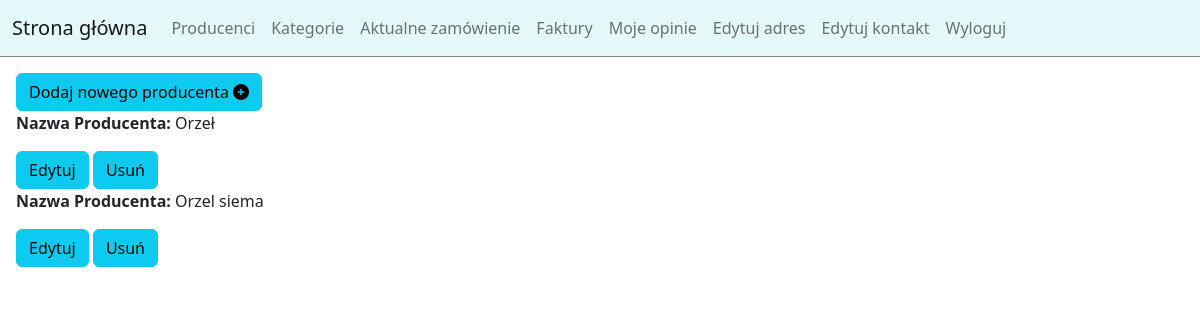
The page /produkty/lista-producentow/ (signed in) on the database as committed earlier.
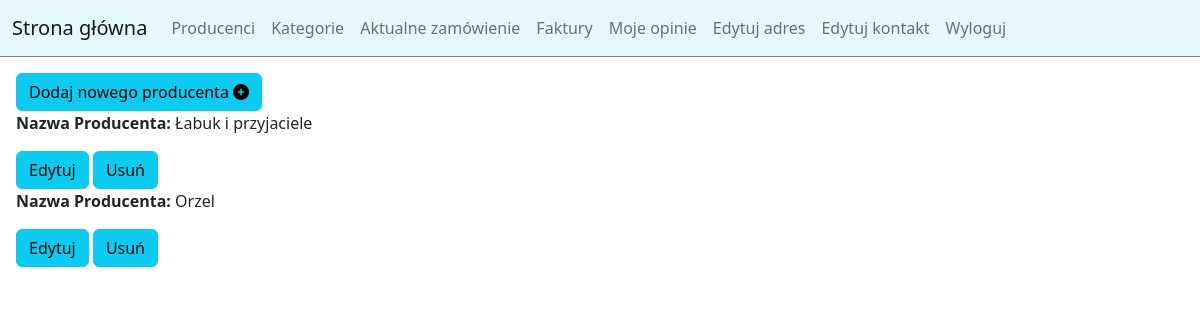
The same page on the database as committed later.
### apps/produkty/models.py (models this page shows, shortened)
class Producenci(models.Model):
    nazwa_producenta = models.CharField(max_length=100)

### apps/produkty/views.py (the view)
# urls.py: path('lista-producentow/', AllManufacturersView.as_view(), name='lista-producentow'),
class AllManufacturersView(StaffRequiredMixin, ListView):
    model = Producenci
    template_name = 'manufacturer/manufacturersList.html'
    ordering = ['-id']

### apps/uzytkownicy/models.py (called while the page is built)
    @property
    def is_staff(self):
        return self.staff

### apps/produkty/templates/manufacturer/manufacturersList.html (shortened to what this page needs)
{% extends 'base.html' %}
{% block page %}
<div class="m-3">
    <a class="btn btn-info" href="{% url 'dodaj-producenta' %}" class="btn btn-sm btn-outline-secondary">Dodaj nowego producenta <i class="fa-solid fa-circle-plus"></i> </a>
    {% for item in object_list%}
    <p><b>Nazwa Producenta: </b>{{ item.nazwa_producenta }}</p>
    <a class="btn btn-info" href="{% url 'edytuj-producenta' item.id %} " class="btn btn-sm btn-outline-secondary">Edytuj</a>
    <a class="btn btn-info" href="{% url 'usun-producenta' item.id %} " class="btn btn-sm btn-outline-secondary">Usuń</a>
    {% endfor %}
</div>
{% endblock page %}

Rows that differ between the two databases and show on the page:
changed Producenci: nazwa_producenta "Orzeł" → "Łabuk i przyjaciele"
changed Producenci: nazwa_producenta "Orzel siema" → "Orzel"
